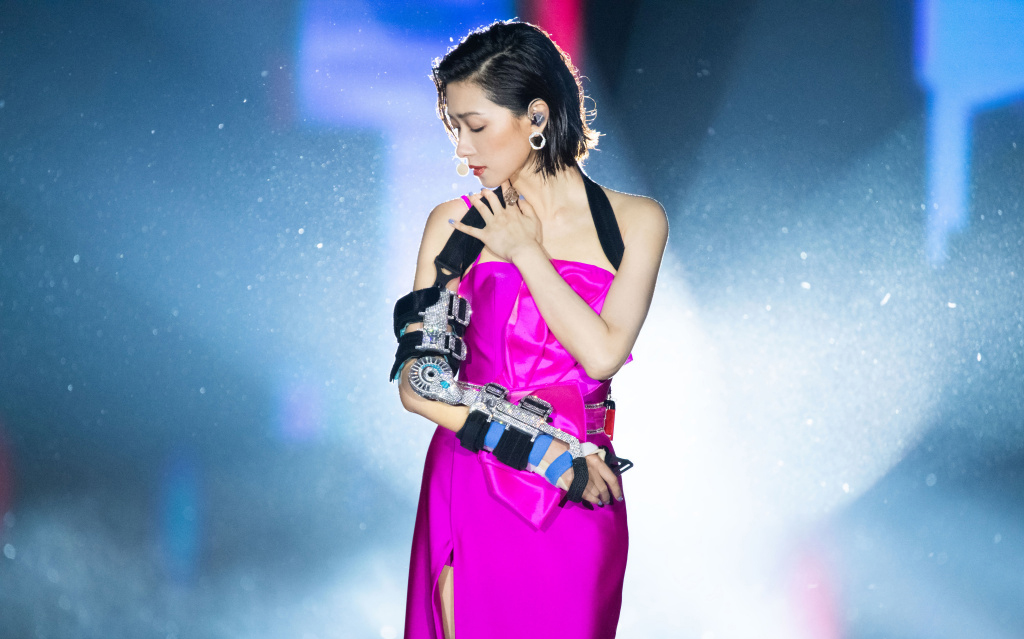
#> input picture ML/CV_Object_Recog_Detect_Classify/5_OpenCV_Basics/wanqianliulian/9d7b949a95.jpg, 1024 x 639 px
$ python 1_color_channels.py
#> lines starting #> are read from the running program, lines starting #| are printed output that depends on the picture
#%%
import cv2 as cv
import numpy as np
import matplotlib.pyplot as plt

# read the image and show. Read as BGR
img = cv.imread('wanqianliulian/9d7b949a95.jpg')
#> img is the input picture: shape (639, 1024, 3); mean B, G, R 184.2, 142, 127.5
cv.imshow('img',img)

b,g,r = cv.split(img) #split the color channels and display as separate grayscale
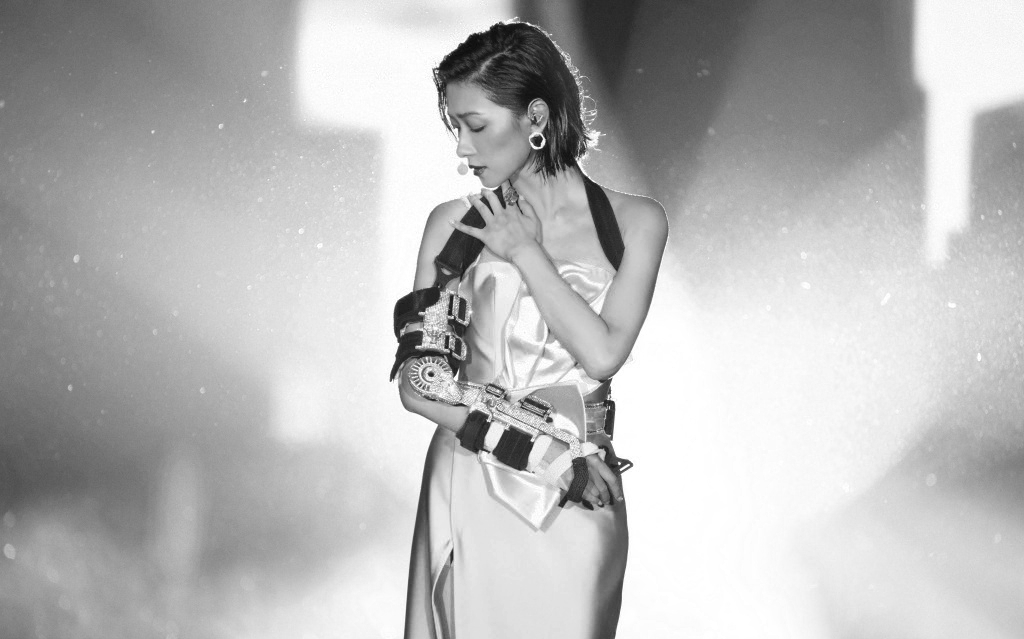
#> b: shape (639, 1024); min 10, max 255, mean 184.2
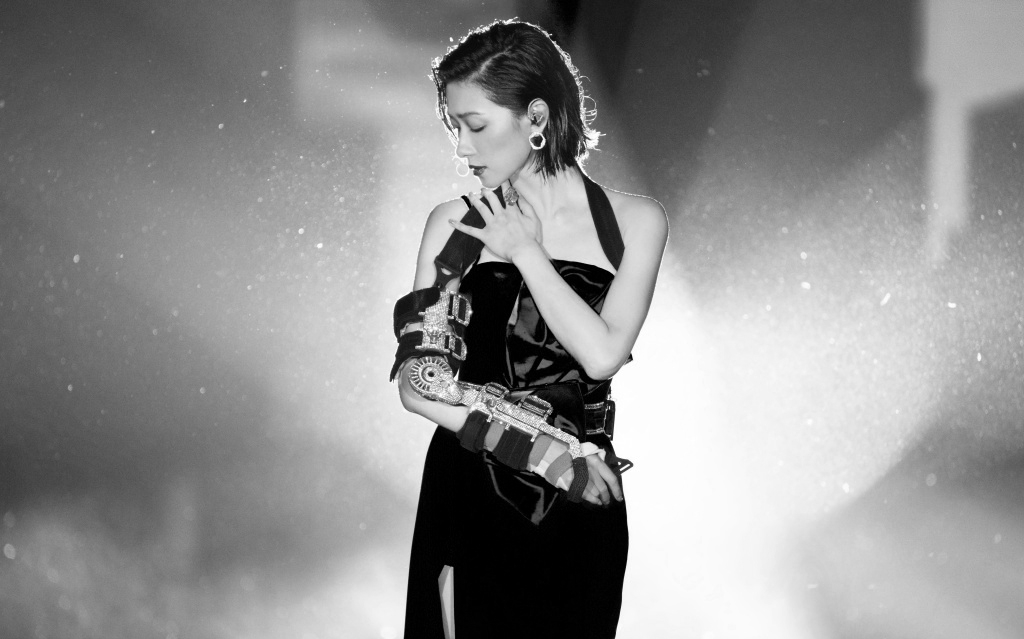
#> g: shape (639, 1024); min 0, max 255, mean 142
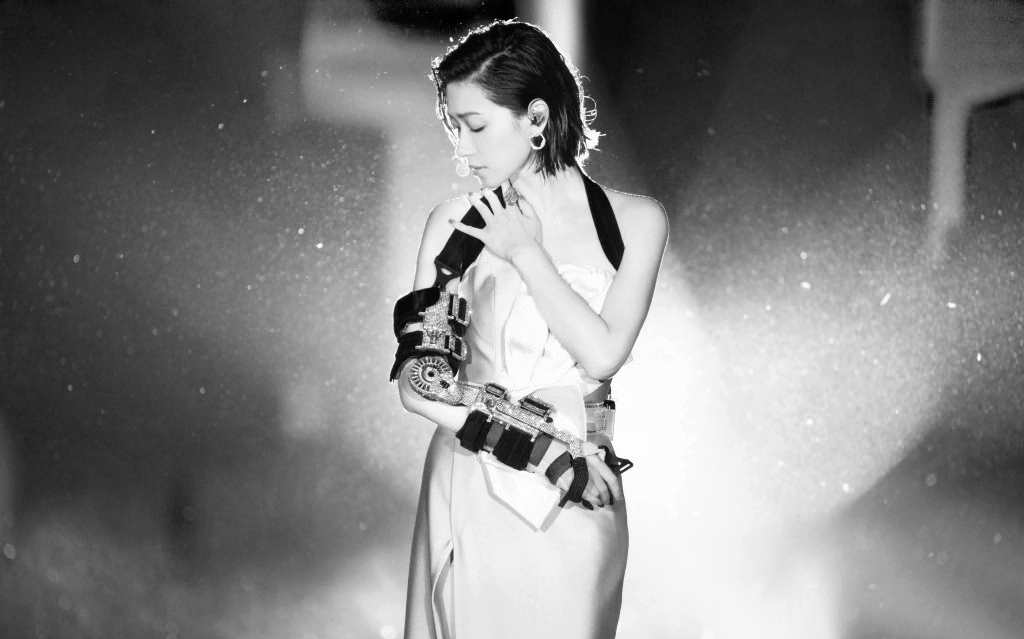
#> r: shape (639, 1024); min 0, max 255, mean 127.5
cv.imshow('b',b)
cv.imshow('g',g)
cv.imshow('r',r)

# merge the split channels
merged = cv.merge([g,b,r])
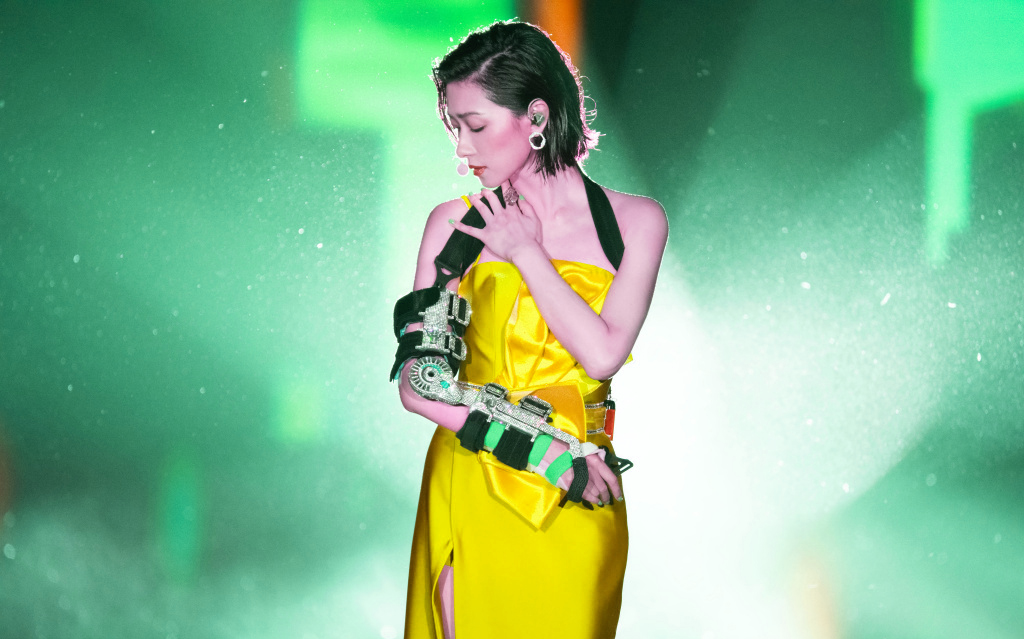
#> merged: shape (639, 1024, 3); mean of channels 0, 1, 2 142, 184.2, 127.5; drawn as B, G, R
cv.imshow('merged',merged)

# display splot channels in the color channel instead of grayscale
blank = np.zeros(img.shape[:2],dtype='uint8')
b2,g2,r2 = cv.merge([b,blank,blank]),cv.merge([blank,g,blank]),cv.merge([blank,blank,r])
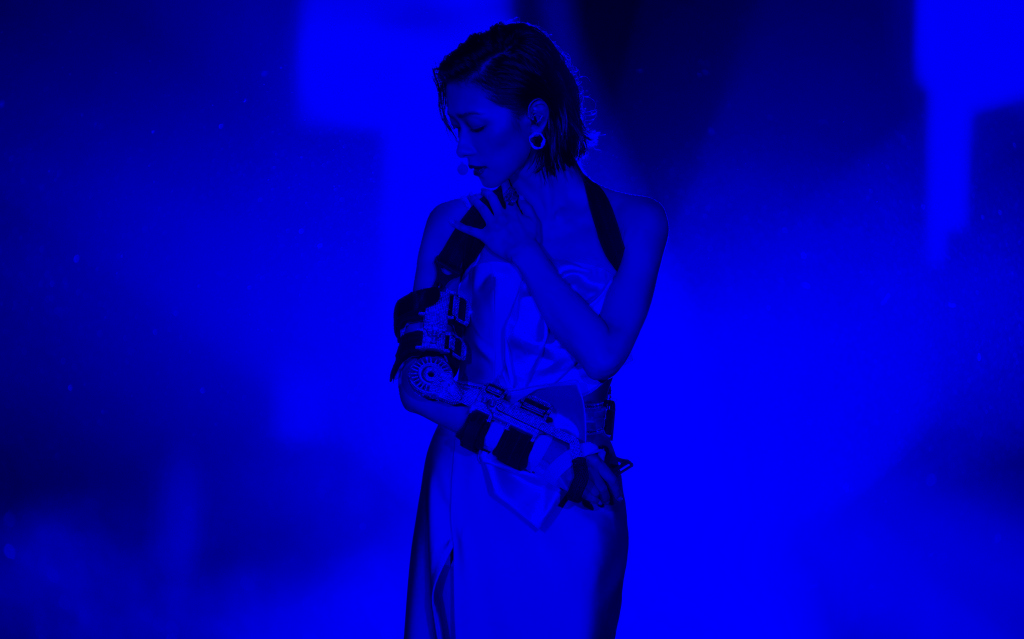
#> b2: shape (639, 1024, 3); mean B, G, R 184.2, 0, 0
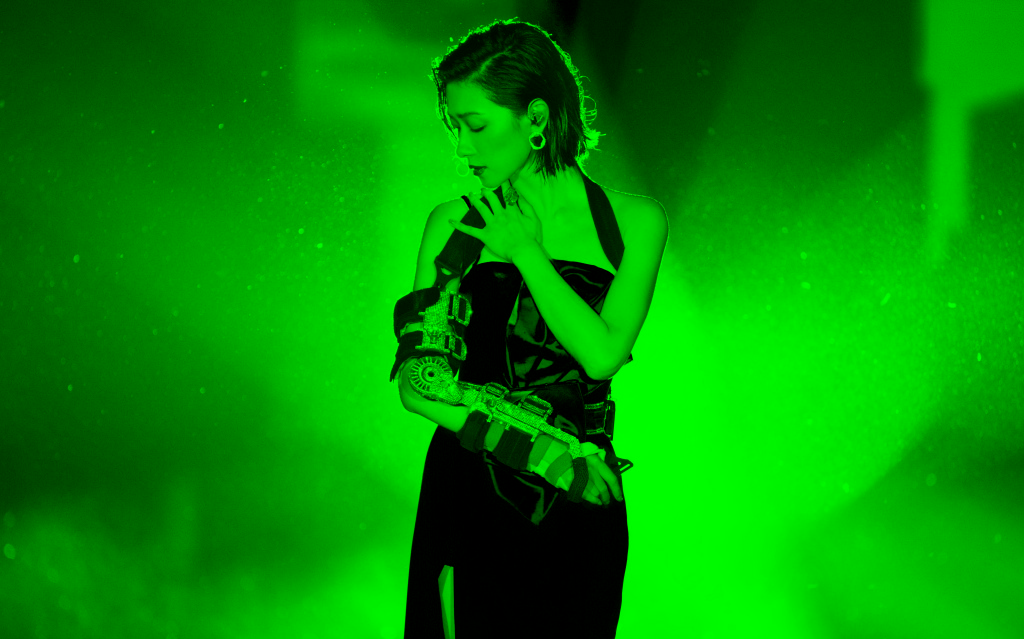
#> g2: shape (639, 1024, 3); mean B, G, R 0, 142, 0
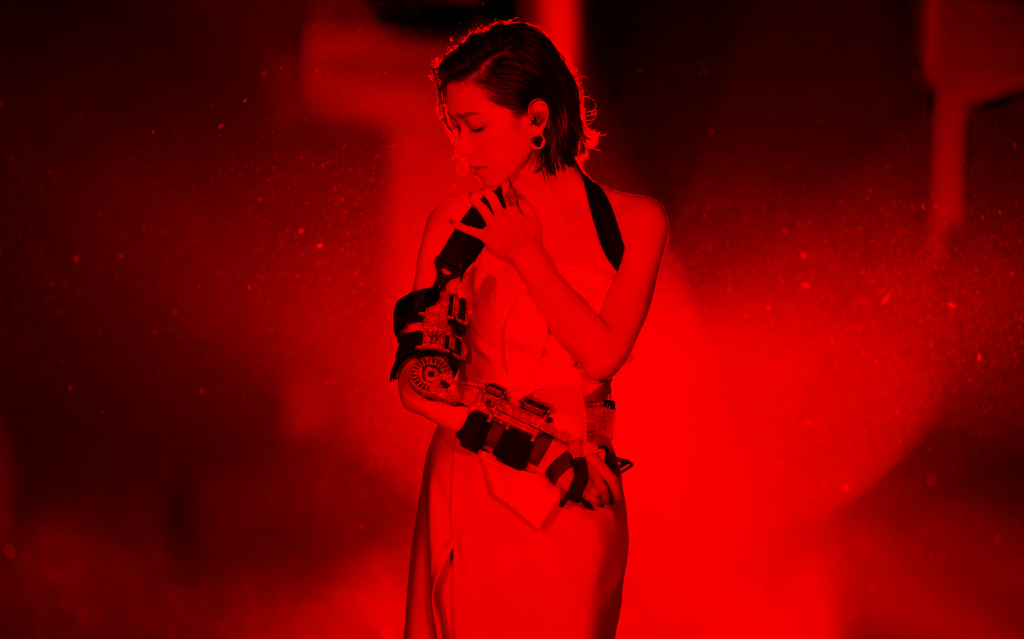
#> r2: shape (639, 1024, 3); mean B, G, R 0, 0, 127.5
cv.imshow('b2',b2)
cv.imshow('g2',g2)
cv.imshow('r2',r2)

cv.waitKey(0)
# %%

$ run again, with ML/CV_Object_Recog_Detect_Classify/5_OpenCV_Basics/wanqianliulian/3298eea5d9397e516fd798e9c58de5d9.jpg copied over ML/CV_Object_Recog_Detect_Classify/5_OpenCV_Basics/wanqianliulian/9d7b949a95.jpg
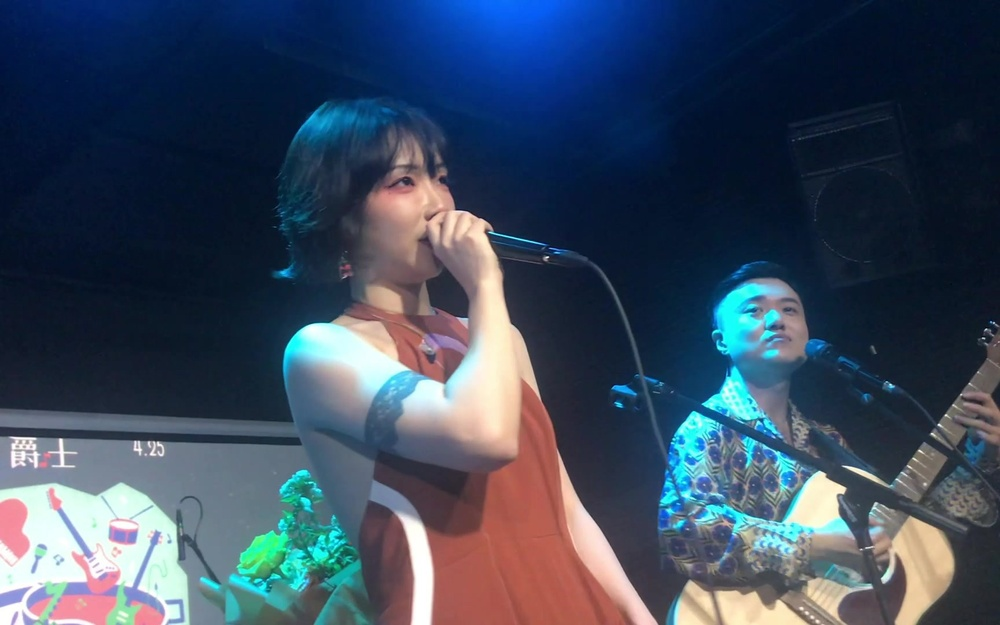
#> input picture ML/CV_Object_Recog_Detect_Classify/5_OpenCV_Basics/wanqianliulian/3298eea5d9397e516fd798e9c58de5d9.jpg, 1000 x 625 px, shrunk from 1728 x 1080 before the run
#> img is the input picture: shape (625, 1000, 3); mean B, G, R 93.5, 73.8, 59.4
#> `b2,g2,r2 = cv.merge([b,blank,blank]),cv.merge([blank,g,blank]),cv.merg..`:
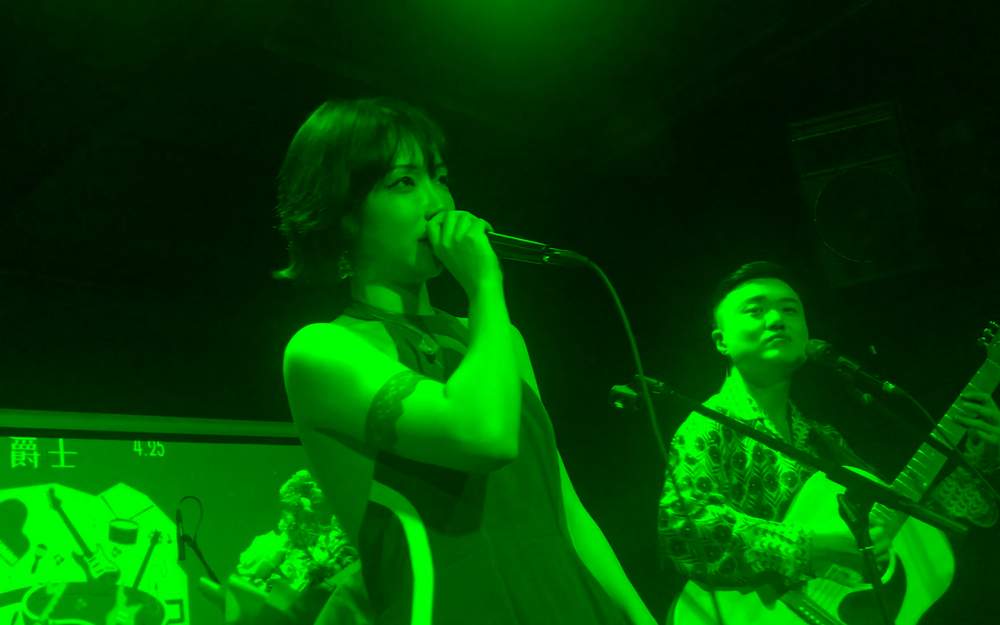
#> g2: shape (625, 1000, 3); mean B, G, R 0, 73.8, 0
#> `b2,g2,r2 = cv.merge([b,blank,blank]),cv.merge([blank,g,blank]),cv.merg..`:
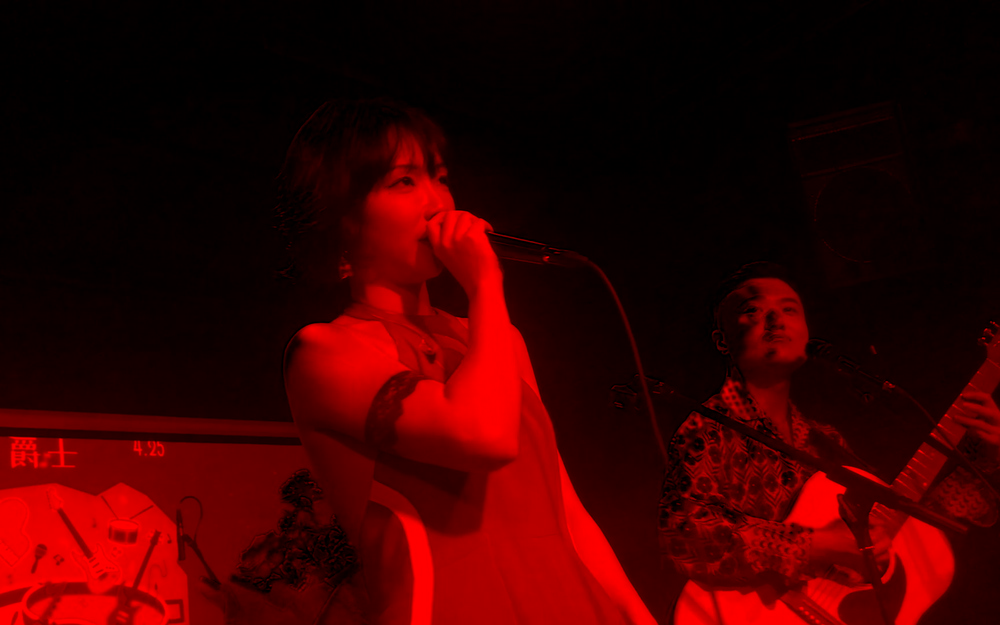
#> r2: shape (625, 1000, 3); mean B, G, R 0, 0, 59.4

$ run again, with ML/CV_Object_Recog_Detect_Classify/5_OpenCV_Basics/wanqianliulian/6d34c3c31daa4b63881da39e758a35aa.jpg copied over ML/CV_Object_Recog_Detect_Classify/5_OpenCV_Basics/wanqianliulian/9d7b949a95.jpg
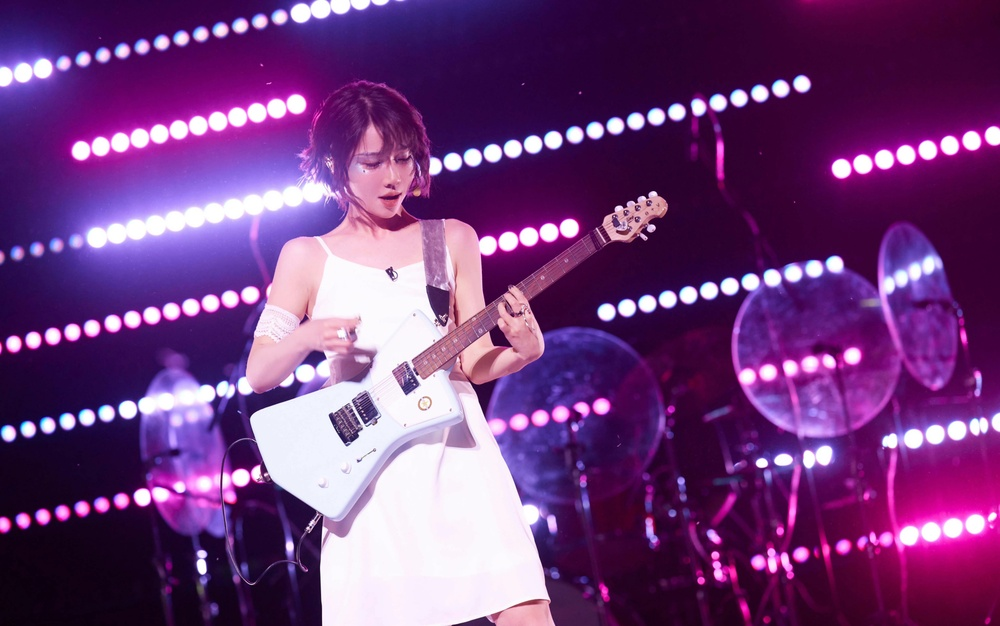
#> input picture ML/CV_Object_Recog_Detect_Classify/5_OpenCV_Basics/wanqianliulian/6d34c3c31daa4b63881da39e758a35aa.jpg, 1000 x 626 px, shrunk from 4092 x 2561 before the run
#> img is the input picture: shape (626, 1000, 3); mean B, G, R 122.9, 60.8, 113
#> `b2,g2,r2 = cv.merge([b,blank,blank]),cv.merge([blank,g,blank]),cv.merg..`:
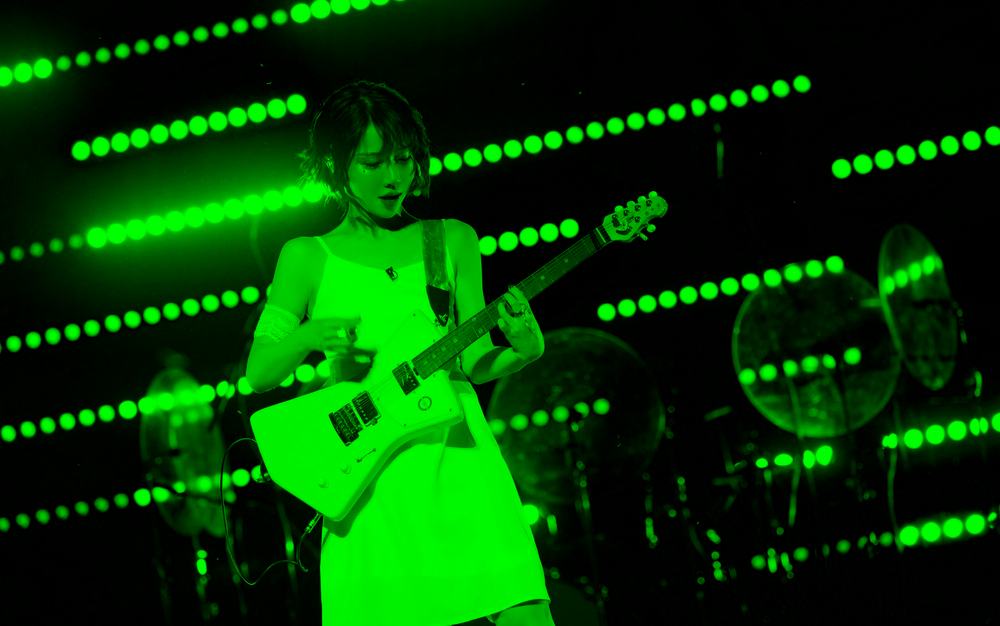
#> g2: shape (626, 1000, 3); mean B, G, R 0, 60.8, 0
#> `b2,g2,r2 = cv.merge([b,blank,blank]),cv.merge([blank,g,blank]),cv.merg..`:
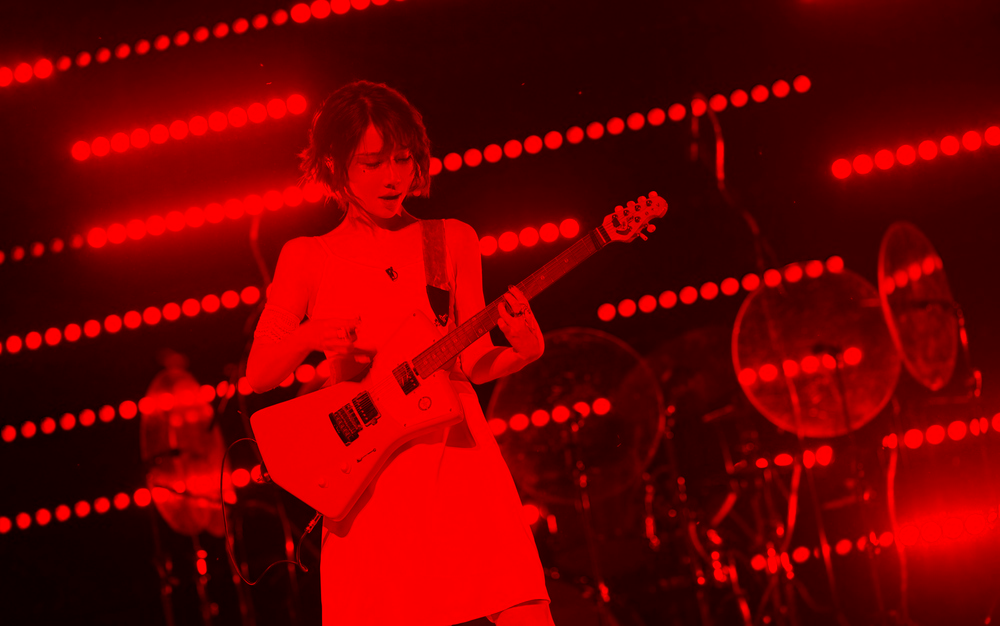
#> r2: shape (626, 1000, 3); mean B, G, R 0, 0, 113
